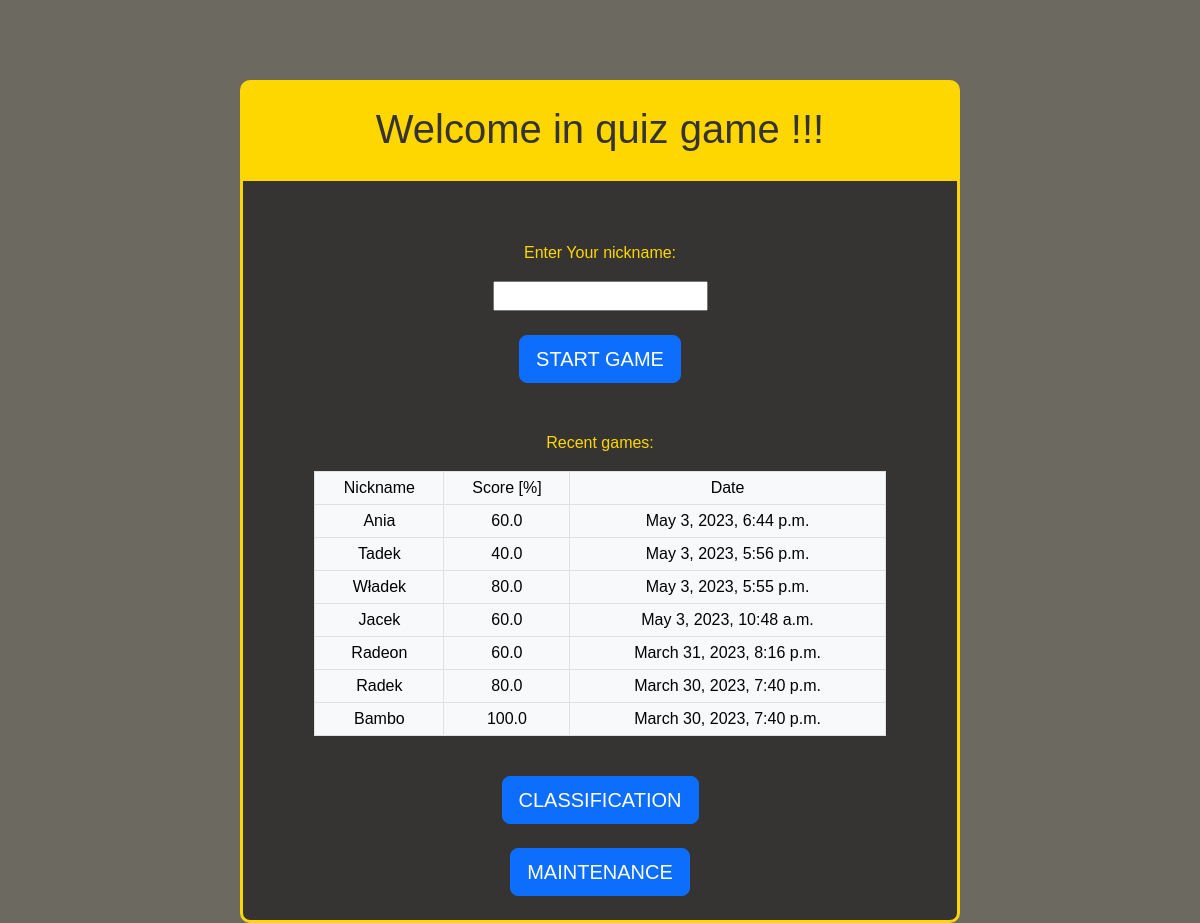
The app's page /quiz/ with its own data.
### quiz_django_app/models.py (models this page shows)
class Game(models.Model):
    question_quantity = models.IntegerField(help_text = "value specified by user, how many question are in this game")
    actual_question = models.IntegerField(help_text = "id of actual question")
    question_counter = models.IntegerField(default=1, help_text = "counts number of questions answered in this game")
    total_score = models.IntegerField(default=0)
    questions_used= models.ManyToManyField(Question)
    nickname = models.CharField(max_length=255, null=True)
    percentage = models.FloatField(null=True)
    created_at = models.DateTimeField(auto_now_add=True, null=True)
    completed_game = models.BooleanField(default=False)

### quiz_django_app/views.py (the view)
# urls.py: path('quiz/', views.index, name='index'),
def index(request):
    logout(request)
    recent_games = Game.objects.filter(completed_game=True).order_by('-created_at')[:10]
    context = { 'recent_games': recent_games }
    return render(request, 'index.html', context)

### quiz_django_app/templates/index.html (shortened to what this page needs)
{% extends "master_template.html" %}
{% block header %}
    <div id="header-container">
        <h1>Welcome in quiz game !!!</h1>
    </div>
{% endblock %}
{% block content %}
    <form method="post" action="/quiz/first_question">
        <p>Enter Your nickname:</p>
        <input name="nickname" required>
        <br><br>
        <input type="submit" value="START GAME" class="btn btn-primary btn-lg">
    </form>
    <br>
    <br>
    <p>Recent games:</p>
    <div class="table-container">
    <table class="table table-light table-bordered table-hover table-sm">
        <thead>
            <tr>
                <td>Nickname</td>
                <td>Score [%]</td>
                <td>Date</td>
            </tr>
        </thead>
        <tbody>
            {% if recent_games is not None %}
                {% for game in recent_games %}
                    <tr>
                        <td>{{ game.nickname }}</td>
                        <td>{{ game.percentage }}</td>
                        <td>{{ game.created_at }}</td>
                    </tr>
                {% endfor %}
            {% endif %}
        </tbody>
    </table>
    </div>
    <br>
    <a href="{% url 'classification' %}">
        <button type="button" class="btn btn-primary btn-lg">CLASSIFICATION</button>
    </a>
    <br>
    <br>
    <a href="{% url 'maintenance' %}">
        <button type="button" class="btn btn-primary btn-lg">MAINTENANCE</button>
    </a>
    <br>
    <br>
{% endblock %}

### quiz_django_app/static/style.css (style rules this page uses)
body { background-color: rgb(108, 105, 97); }
#header-container { background-color: gold; color: rgb(54, 51, 51); margin-top: 0px; padding-top: 11px; padding-bottom: 10px; border-radius: 5px 5px 0px 0px; }
.table-container { width: 80%; margin: auto; }

### records on screen
Game: nickname "Ania", percentage "60.0", created_at "May 3, 2023, 6:44 p.m."
Game: nickname "Tadek", percentage "40.0", created_at "May 3, 2023, 5:56 p.m."
Game: nickname "Władek", percentage "80.0", created_at "May 3, 2023, 5:55 p.m."
Game: nickname "Jacek", percentage "60.0", created_at "May 3, 2023, 10:48 a.m."
Game: nickname "Radeon", percentage "60.0", created_at "March 31, 2023, 8:16 p.m."
Game: nickname "Radek", percentage "80.0", created_at "March 30, 2023, 7:40 p.m."
Game: nickname "Bambo", percentage "100.0", created_at "March 30, 2023, 7:40 p.m."
